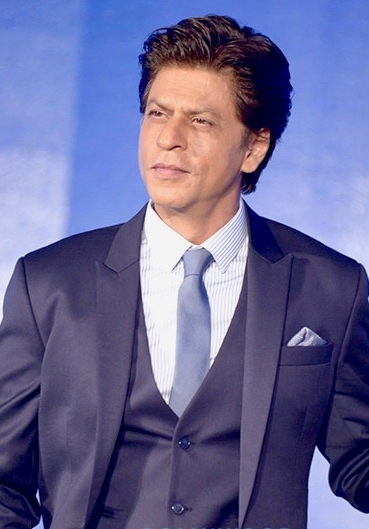
#> input picture img1.jpg, 369 x 529 px
$ jupyter execute opencv.ipynb
#> lines starting #> are read from the running program, lines starting #| are printed output that depends on the picture
[cell 1]
import cv2
print("OpenCV version:", cv2.__version__)

[cell 2]
import cv2

img = cv2.imread("img1.jpg")
#> img is the input picture: shape (529, 369, 3); mean B, G, R 148.6, 104, 105.5
cv2.imshow("window", img)

# Wait until any key is pressed
k = cv2.waitKey(0)
#> (key Esc is pressed here)

# Make sure window gets focus (macOS sometimes needs this)
cv2.destroyAllWindows()
cv2.waitKey(1)  # Ensure the destroy command completes

[cell 3]
import cv2

img = cv2.imread("img1.jpg")
cv2.imshow("window", img)
cv2.imshow("window1", img)  #multiple windows
# Wait until any key is pressed
k = cv2.waitKey(0)
#> (key Esc is pressed here)

# Make sure window gets focus (macOS sometimes needs this)
cv2.destroyAllWindows()
cv2.waitKey(1)  # Ensure the destroy command completes

#Resize image

[cell 4]
import cv2

img = cv2.imread("img1.jpg")
re_size = cv2.resize(img, (500, 300))
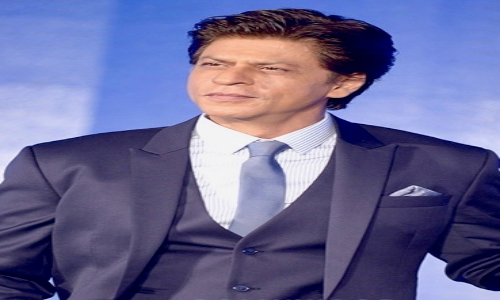
#> re_size: shape (300, 500, 3); mean B, G, R 148.5, 103.8, 105.4
cv2.imshow("window", re_size)

# Wait until any key is pressed
k = cv2.waitKey(0)
#> (key Esc is pressed here)

# Make sure window gets focus (macOS sometimes needs this)
cv2.destroyAllWindows()
cv2.waitKey(1)  # Ensure the destroy command completes

### join images

[cell 5]
import numpy as np

[cell 6]
import cv2

img = cv2.imread("img1.jpg")
re_size = cv2.resize(img, (500, 500))
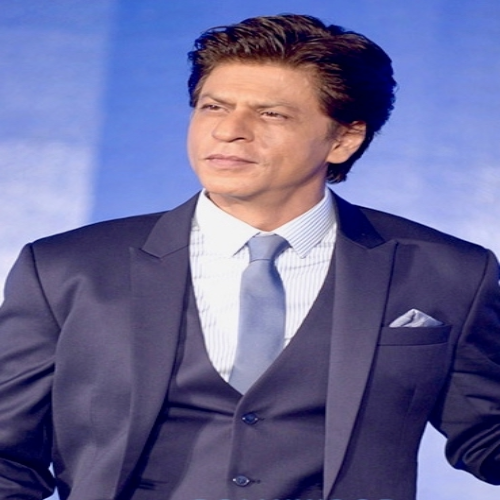
#> re_size: shape (500, 500, 3); mean B, G, R 148.5, 103.8, 105.4
h = np.hstack((re_size, re_size))  ## horizontally
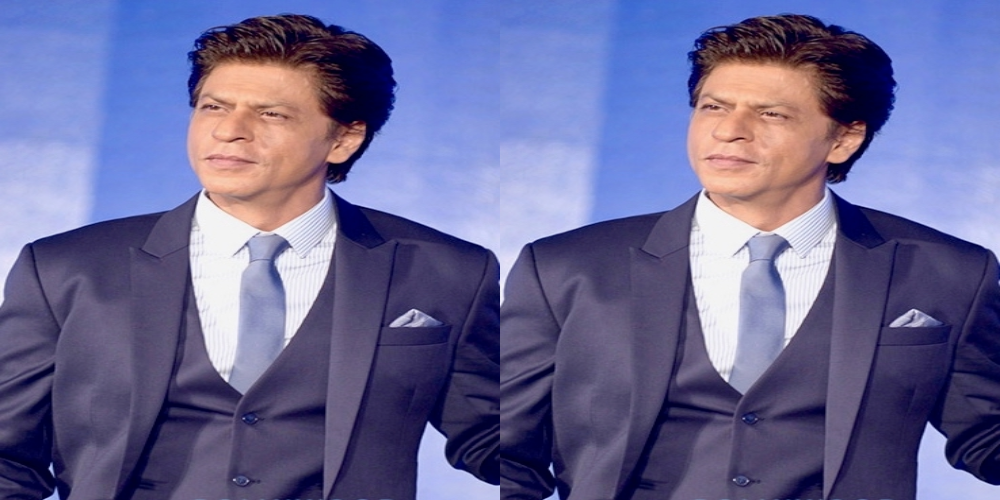
#> h: shape (500, 1000, 3); mean B, G, R 148.5, 103.8, 105.4
#v = np.vstack((re_size, re_size))
cv2.imshow("window", h)

# Wait until any key is pressed
k = cv2.waitKey(0)
#> (key Esc is pressed here)

# Make sure window gets focus (macOS sometimes needs this)
cv2.destroyAllWindows()
cv2.waitKey(1)  # Ensure the destroy command completes

$ run again, with img2.jpeg copied over img1.jpg
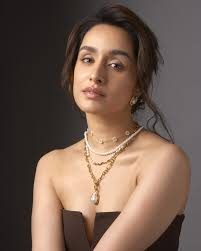
#> input picture img2.jpeg, 201 x 251 px
#> img is the input picture: shape (251, 201, 3); mean B, G, R 80, 91.9, 113.1
#> `re_size = cv2.resize(img, (500, 500))`:
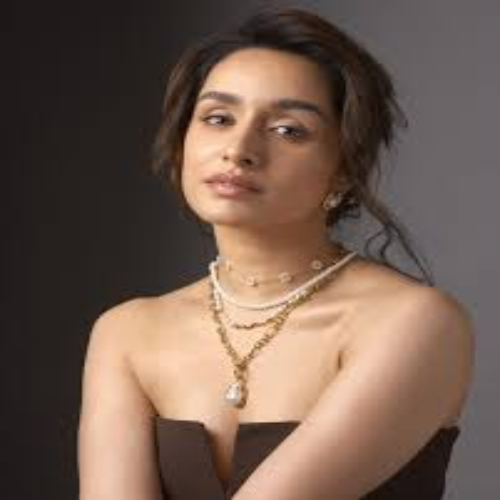
#> re_size: shape (500, 500, 3); mean B, G, R 79.9, 91.8, 113
#> `h = np.hstack((re_size, re_size))`:
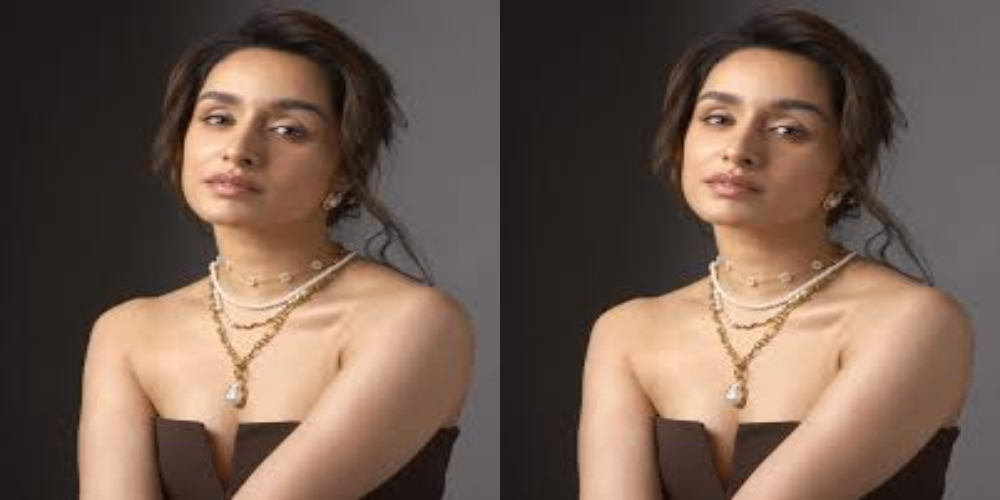
#> h: shape (500, 1000, 3); mean B, G, R 79.9, 91.8, 113
